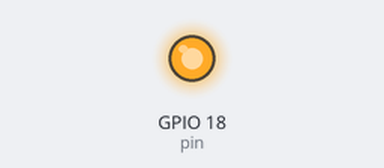
Bench run of a program on a simulated Raspberry Pi (BCM pin numbers). Shown: output pins drawn as LEDs (lit = HIGH). At 2.0 s the program stops and its outputs stay as they are.

Above: at 0.1 s.
At 1.1 s:
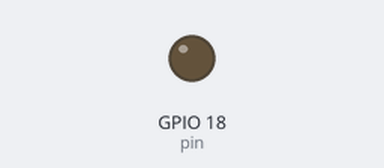
Timing chart, 0 to 2.6 s (numbered marks = the images above):
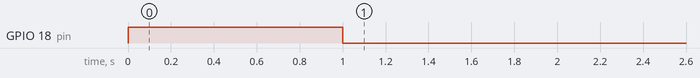

The program:

tutorial_gpio.py
```python
# Raspberry Pi GPIO Tutorial

# Import the necessary libraries
import RPi.GPIO as GPIO
import time

# Set the GPIO mode
GPIO.setmode(GPIO.BCM)

# Set the GPIO pin number
pin = 18

# Set the pin as an output
GPIO.setup(pin, GPIO.OUT)

# Set the pin to high
GPIO.output(pin, GPIO.HIGH)

# Wait for 1 second
time.sleep(1)

# Set the pin to low
GPIO.output(pin, GPIO.LOW)

# Wait for 1 second
time.sleep(1)
```

Measured:
- by itself, GPIO 18 (pin): LOW → HIGH at 0.00 s, → LOW 1.0 s later
